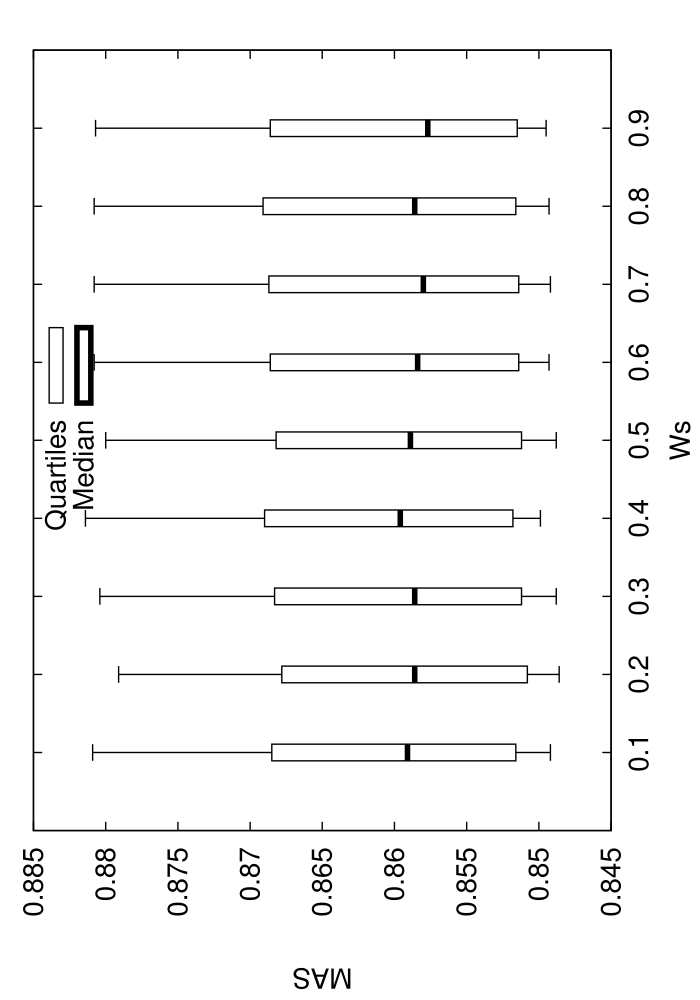

This chart was generated by the following gnuplot code:
set terminal postscript enhanced 20
set xrange[0:1]
set xlabel 'Ws'
set ylabel 'MAS'
set key ins vert center top spacing 1.0
set output 'stat_SIM_WI06.dat.eps'
set bars 4.0
set style fill empty
plot 'stat_SIM_WI06.dat.elab' using 1:3:2:6:5:xticlabel(1) with candlesticks lt -1 lw 1 title 'Quartiles' whiskerbars,'' using 1:4:4:4:4:xticlabels(1) with candlesticks lt -1 lw 4 title 'Median'
